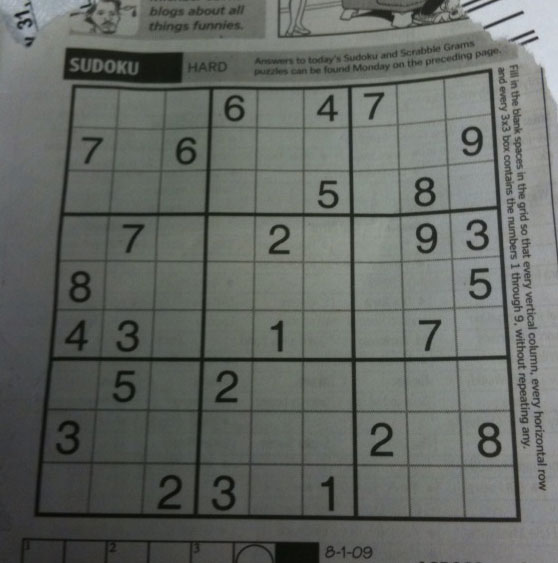
#> input picture Course 4/assets/images/sudoku.png, 558 x 563 px, found by its file name
$ python exemplul_1_bw_transform.py
#> lines starting #> are read from the running program, lines starting #| are printed output that depends on the picture; after the words box and inside, x2 and y2 are one past the last pixel; in counts of white or black regions, pixels touching at a corner belong together
"""
Aplicabilitate reala:
- Camera robotului transforma imaginea color in alb-negru pentru detectie mai rapida.
Ce invatam:
- Conversia BGR -> grayscale.
- Threshold simplu pentru imagine binara (BW).
De ce:
- Multi algoritmi de viziune functioneaza mai stabil pe imagini simplificate.
"""

import os

import cv2 as cv


INPUT_PATH = "Course 4/assets/images/sudoku.png"
OUTPUT_DIR = "Course 4/assets/output"

if not os.path.exists(INPUT_PATH):
    INPUT_PATH = "assets/images/sudoku.png"
if not os.path.exists("Course 4/assets"):
    OUTPUT_DIR = "assets/output"


def main():
    os.makedirs(OUTPUT_DIR, exist_ok=True)

    imagine = cv.imread(INPUT_PATH)
#> imagine is the input picture: shape (563, 558, 3); mean B, G, R 99.5, 104.1, 100
    if imagine is None:
        raise FileNotFoundError(f"Nu am gasit imaginea: {INPUT_PATH}")

    gri = cv.cvtColor(imagine, cv.COLOR_BGR2GRAY)
    _, bw = cv.threshold(gri, 120, 255, cv.THRESH_BINARY)
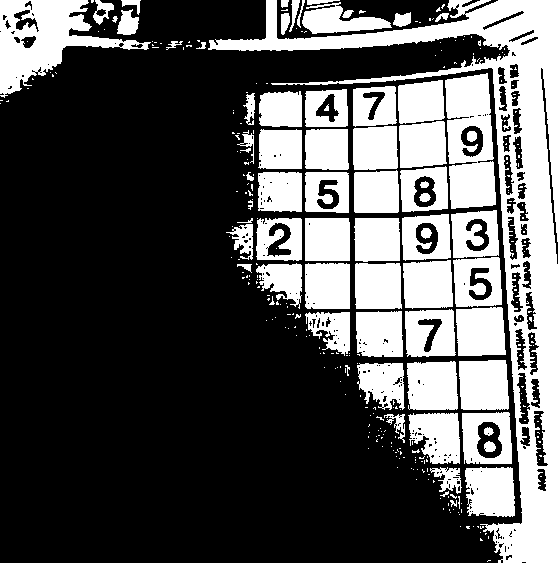
#> bw: shape (563, 558); 33.4% white; 327 white regions (256 under 20 px), largest, box (x1, y1, x2, y2) and area: (208, 0, 558, 563) 30594, (0, 0, 151, 98) 5961, (445, 73, 496, 209) 5220

    out_gray = OUTPUT_DIR + "/01_grayscale.png"
    out_bw = OUTPUT_DIR + "/01_bw_threshold.png"
    cv.imwrite(out_gray, gri)
    cv.imwrite(out_bw, bw)

    print(f"[OK] Grayscale salvat: {out_gray}")
    print(f"[OK] BW salvat: {out_bw}")


if __name__ == "__main__":
    main()
